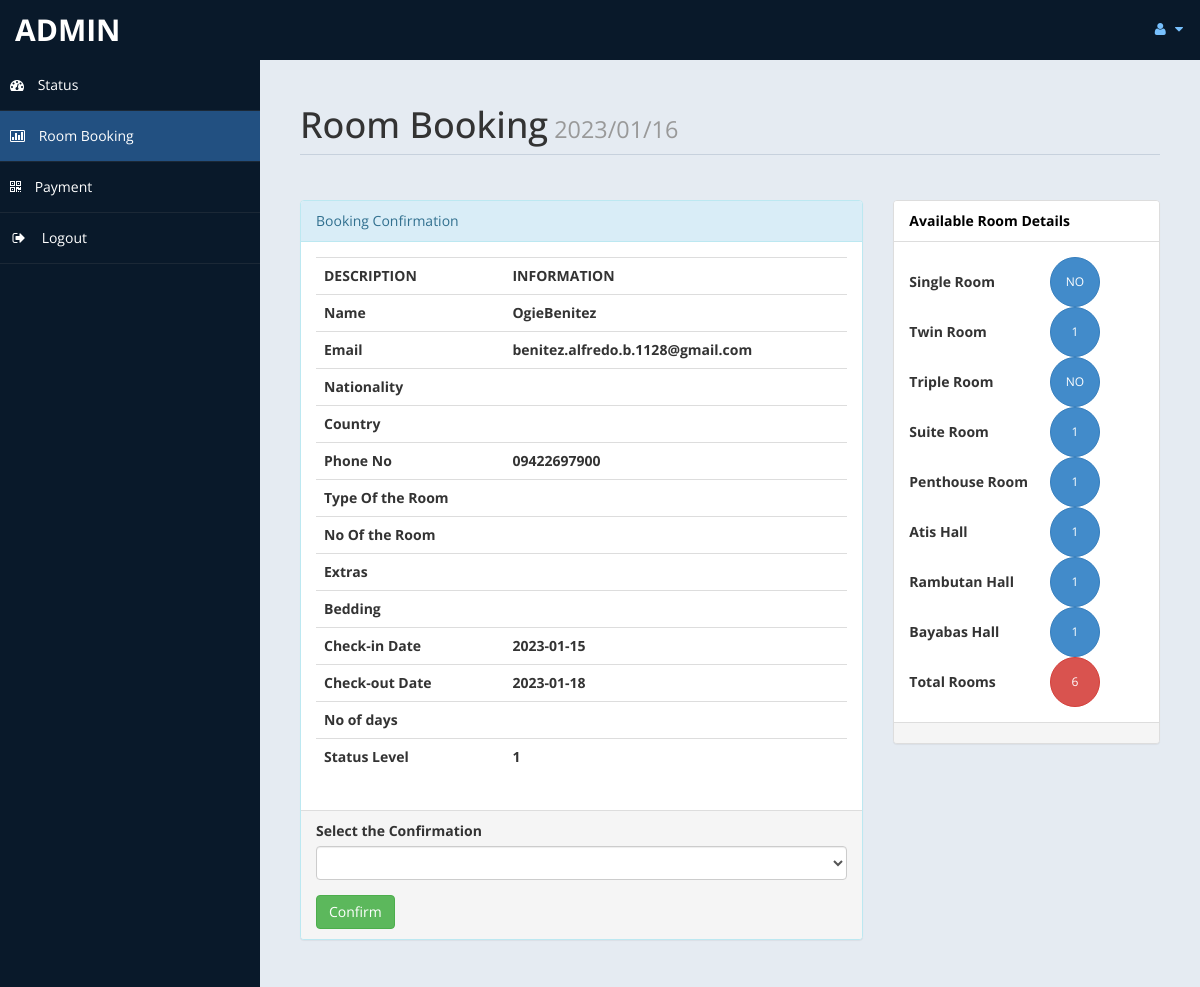
The app's page /admin_/roombook.php?rid=4 (signed in) with its own data.
### tables this page shows
CREATE TABLE `roombook` (
  `id` int(10) UNSIGNED NOT NULL,
  `room_id` int(11) NOT NULL,
  `FName` text DEFAULT NULL,
  `LName` text DEFAULT NULL,
  `Email` varchar(50) DEFAULT NULL,
  `Phone` text DEFAULT NULL,
  `Special_Request` varchar(500) DEFAULT NULL,
  `cin` date DEFAULT NULL,
  `cout` date DEFAULT NULL,
  `stat` int(1) DEFAULT NULL
);

### admin_/roombook.php (the view, shortened to what this page needs)
<?php
		if(!isset($_GET["rid"]))
		{
			 header("location:index.php");
		}
		else {
				$curdate=date("Y/m/d");
				include ('db.php');
				$id = $_GET['rid'];
				$sql ="Select * from roombook where id = '$id'";
				$re = mysqli_query($con,$sql);
				while($row=mysqli_fetch_array($re))
				{
					$title = $row['Title'];
					$fname = $row['FName'];
					$lname = $row['LName'];
					$email = $row['Email'];
					$nat = $row['National'];
					$country = $row['Country'];
					$Phone = $row['Phone'];
					$troom = $row['TRoom'];
					$nroom = $row['NRoom'];
					$bed = $row['Bed'];
					$meal = $row['Meal'];
					$cin = $row['cin'];
					$cout = $row['cout'];
					$sta = $row['stat'];
					$days = $row['nodays'];
				}
	}
			?>
<!DOCTYPE html>
<html xmlns="http://www.w3.org/1999/xhtml">
<head>
    <link href="assets/css/bootstrap.css" rel="stylesheet" />
    <link href="assets/css/font-awesome.css" rel="stylesheet" />
    <link href="assets/js/morris/morris-0.4.3.min.css" rel="stylesheet" />
    <link href="assets/css/custom-styles.css" rel="stylesheet" />
</head>
<body>
    <div id="wrapper">
        <nav class="navbar navbar-default top-navbar" role="navigation">
            <div class="navbar-header">
                <a class="navbar-brand" href="home.php"> <?php echo $_SESSION["user"]; ?> </a>
            </div>
            <ul class="nav navbar-top-links navbar-right">
                <li class="dropdown">
                    <a class="dropdown-toggle" data-toggle="dropdown" href="#" aria-expanded="false">
                        <i class="fa fa-user fa-fw"></i> <i class="fa fa-caret-down"></i>
                    </a>
                </li>
            </ul>
        </nav>
        <nav class="navbar-default navbar-side" role="navigation">
            <div class="sidebar-collapse">
                <ul class="nav" id="main-menu">
                    <li>
                        <a  href="home.php"><i class="fa fa-dashboard"></i> Status</a>
                    </li>
					<li>
                        <a class="active-menu" href="roombook.php"><i class="fa fa-bar-chart-o"></i> Room Booking</a>
                    </li>
                    <li>
                        <a href="payment.php"><i class="fa fa-qrcode"></i> Payment</a>
                    </li>
                    <li>
                        <a href="logout.php"><i class="fa fa-sign-out fa-fw"></i> Logout</a>
                    </li>
					</ul>
            </div>
        </nav>
        <div id="page-wrapper">
            <div id="page-inner">
                <div class="row">
                    <div class="col-md-12">
                        <h1 class="page-header">
                            Room Booking<small>	<?php echo  $curdate; ?> </small>
                        </h1>
                    </div>
					<div class="col-md-8 col-sm-8">
                    <div class="panel panel-info">
                        <div class="panel-heading">
                           Booking Confirmation
                        </div>
                        <div class="panel-body">
							<div class="table-responsive">
                                <table class="table">
                                    <tr>
                                            <th>DESCRIPTION</th>
                                            <th>INFORMATION</th>
                                        </tr>
                                        <tr>
                                            <th>Name</th>
                                            <th><?php echo $title.$fname.$lname; ?> </th>
                                        </tr>
										<tr>
                                            <th>Email</th>
                                            <th><?php echo $email; ?> </th>
                                        </tr>
										<tr>
                                            <th>Nationality </th>
                                            <th><?php echo $nat; ?></th>
                                        </tr>
										<tr>
                                            <th>Country </th>
                                            <th><?php echo $country;  ?></th>
                                        </tr>
										<tr>
                                            <th>Phone No </th>
                                            <th><?php echo $Phone; ?></th>
                                        </tr>
										<tr>
                                            <th>Type Of the Room </th>
                                            <th><?php echo $troom; ?></th>
                                        </tr>
										<tr>
                                            <th>No Of the Room </th>
                                            <th><?php echo $nroom; ?></th>
                                        </tr>
										<tr>
                                            <th>Extras </th>
                                            <th><?php echo $meal; ?></th>
                                        </tr>
										<tr>
                                            <th>Bedding </th>
                                            <th><?php echo $bed; ?></th>
                                        </tr>
										<tr>
                                            <th>Check-in Date </th>
                                            <th><?php echo $cin; ?></th>
                                        </tr>
										<tr>
                                            <th>Check-out Date</th>
                                            <th><?php echo $cout; ?></th>
                                        </tr>
										<tr>
                                            <th>No of days</th>
                                            <th><?php echo $days; ?></th>
                                        </tr>
										<tr>
                                            <th>Status Level</th>
                                            <th><?php echo $sta; ?></th>
                                        </tr>
                                </table>
                            </div>
                        </div>
                        <div class="panel-footer">
                            <form method="post">
										<div class="form-group">
														<label>Select the Confirmation</label>
														<select name="conf"class="form-control">
															<option value selected>	</option>
															<option value="Confirm">Confirm</option>
														</select>
										 </div>
							<input type="submit" name="co" value="Confirm" class="btn btn-success">
							</form>
                        </div>
                    </div>
					</div>
					<?php
						$rsql ="select * from room";
						$rre= mysqli_query($con,$rsql);
						$r =0 ;
						$sr = 0;
						$twr = 0;
						$trr = 0;
						$sur = 0;
						$pr = 0;
						$ah = 0;
						$rh = 0;
						$bh = 0;
						while($rrow=mysqli_fetch_array($rre))
						{
							$r = $r + 1;
							$s = $rrow['type'];
							if($s=="Single Room" )
							{
								$sr = $sr+ 1;
							}
							if($s=="Twin Room")
							{
								$twr = $twr + 1;
							}
							if($s=="Triple Room" )
							{
								$trr = $trr + 1;
							}
							if($s=="Suite Room" )
							{
								$sur = $sur + 1;
							}
							if($s=="Penthouse Room" )
							{
								$pr = $pr + 1;
							}
							if($s=="Atis Hall" )
							{
								$ah = $ah + 1;
							}
							if($s=="Rambutan Hall" )
							{
								$rh = $rh + 1;
							}
							if($s=="Bayabas Hall" )
							{
								$bh = $bh + 1;
							}
						}
						?>
						<?php
						$csql ="select * from payment";
						$cre= mysqli_query($con,$csql);
						$cr =0 ;
						$csr = 0;
						$ctwr = 0;
						$ctrr = 0;
						$csur = 0;
						$cpr = 0;
						$cah = 0;
						$crh = 0;
						$cbh = 0;
						while($crow=mysqli_fetch_array($cre))
						{
							$cr = $cr + 1;
							$cs = $crow['troom'];
							if($cs=="Single Room" )
							{
								$csr = $csr+ 1;
							}
							if($cs=="Triple Room" )
							{
								$ctrr = $ctrr + 1;
							}
						}
					?>
					<div class="col-md-4 col-sm-4">
                    <div class="panel panel-default">
                        <div class="panel-heading">
                           Available Room Details
                        </div>
                        <div class="panel-body">
						<table width="200px">
							<tr>
								<td><b>Single Room	 </b></td>
								<td><button type="button" class="btn btn-primary btn-circle"><?php
									$f1 =$sr - $csr;
									if($f1 <=0 )
									{	$f1 = "NO";
										echo $f1;
									}
									else{
											echo $f1;
									}
								?> </button></td>
							</tr>
							<tr>
								<td><b>Twin Room</b>	 </td>
								<td><button type="button" class="btn btn-primary btn-circle"><?php
								$f2 =  $twr  - $ctwr ;
								if($f2 <=0 )
									{	$f2 = "NO";
										echo $f2;
									}
									else{
											echo $f2;
									}
								?> </button></td>
							</tr>
							<tr>
								<td><b>Triple Room</b></td>
								<td><button type="button" class="btn btn-primary btn-circle"><?php
								$f3 =$trr  - $ctrr ;
								if($f3 <=0 )
									{	$f3 = "NO";
										echo $f3;
									}
									else{
											echo $f3;
									}
								?> </button></td>
							</tr>
							<tr>
								<td><b>Suite Room</b>	 </td>
								<td><button type="button" class="btn btn-primary btn-circle"><?php
								$f4 =$sur - $csur;
								if($f4 <=0 )
									{	$f4 = "NO";
										echo $f4;
									}
									else{
											echo $f4;
									}
								?> </button></td>
							</tr>
							<tr>
								<td><b>Penthouse Room</b>	 </td>
								<td><button type="button" class="btn btn-primary btn-circle"><?php
								$f5 =$pr  - $cpr ;
								if($f5 <=0 )
									{	$f5 = "NO";
										echo $f5;
									}
									else{
											echo $f5;
									}
								?> </button></td>
							</tr>
							<tr>
								<td><b>Atis Hall</b>	 </td>
								<td><button type="button" class="btn btn-primary btn-circle"><?php
								$f6 =$ah  - $cah ;
								if($f6 <=0 )
									{	$f6 = "NO";
										echo $f6;
									}
									else{
											echo $f6;
									}
								?> </button></td>
							</tr>
							<tr>
								<td><b>Rambutan Hall</b>	 </td>
								<td><button type="button" class="btn btn-primary btn-circle"><?php
								$f7 =$rh - $crh  ;
								if($f7 <=0 )
									{	$f7 = "NO";
										echo $f7;
									}
									else{
											echo $f7;
									}
								?> </button></td>
							</tr>
							<tr>
								<td><b>Bayabas Hall</b>	 </td>
								<td><button type="button" class="btn btn-primary btn-circle"><?php
								$f8 =$bh - $cbh  ;
								if($f8 <=0 )
									{	$f8 = "NO";
										echo $f8;
									}
									else{
											echo $f8;
									}
								?> </button></td>
							</tr>
							<tr>
								<td><b>Total Rooms	</b> </td>
								<td> <button type="button" class="btn btn-danger btn-circle"><?php
								$f9 =$r-$cr;
								if($f9 <=0 )
									{	$f9 = "NO";
										echo $f9;
									}
									else{
											echo $f9;
									}
								 ?> </button></td>
							</tr>
						</table>
						</div>
                        <div class="panel-footer">
                        </div>
                    </div>
					</div>
                </div>
                </div>
         </div>
        </div>
</body>
</html>

### admin_/assets/css/custom-styles.css (style rules this page uses)
body { font-family: 'Open Sans', sans-serif; }
#wrapper { width: 100%; background:#09192A; }
#page-wrapper { padding: 15px 15px; min-height: 600px; background:#E5EBF2; }
#page-inner { width:100%; margin:10px 20px 10px 0px; background-color:transparent; padding:10px; min-height:1200px; }
h1, .h1, h2, .h2, h3, .h3 { margin-top: 7px; margin-bottom: -5px; }
.page-header { padding-bottom: 9px; margin: 10px 0 45px; border-bottom: 1px solid #C7D1DD; }
.panel-default > .panel-heading { color: #000; background-color: #FFFFFF; border-color: #ddd; font-weight:bold; }
.top-navbar { margin:0px; }
.top-navbar .navbar-brand { color: #fff; width: 260px; text-align: left; height: 60px; font-size: 30px; font-weight: 700; text-transform: uppercase; line-height: 30px; }
.top-navbar .nav > li { position: relative; display: inline-block; }
.top-navbar .nav > li > a { position: relative; display: block; padding: 19px 15px; color: #77C0FD; }
.active-menu { background-color:#225081!important; }
.sidebar-collapse , .sidebar-collapse .nav { background:none; }
.sidebar-collapse .nav { padding:0; }
.sidebar-collapse .nav > li > a { color:#fff; background:transparent; text-shadow:none; }
.sidebar-collapse > .nav > li > a { padding:15px 10px; }
.sidebar-collapse > .nav > li { border-bottom: 1px solid rgba(107, 108, 109, 0.19); }
.navbar-side { border:none; background-color: transparent; }
.top-navbar { background:#09192A; border-bottom:none; }
.top-navbar .nav > li > a > i { margin-right: 2px; }
.navbar-default { border:0px solid black; }
.navbar-header { background: #09192A; }
.nav > li > a > i { margin-right:10px; }
.btn-circle { width: 50px; height: 50px; padding: 6px 0; -webkit-border-radius: 25px; -moz-border-radius: 25px; border-radius: 25px; text-align: center; font-size: 12px; line-height: 1.428571429; }
@media (min-width:768px) { #page-wrapper { margin: 0 0 0 260px; padding: 15px 30px; min-height: 1200px; } }
@media (min-width:768px) { .navbar-side { z-index: 1; position: absolute; width: 260px; } }
@media (min-width:768px) { .navbar { border-radius: 0px; } }

### records on screen
roombook: FName "Ogie", LName "Benitez", Email "benitez.alfredo.b.1128@gmail.com", Phone "09422697900", cin "2023-01-15", cout "2023-01-18", stat "1"

### other values on screen
$_SESSION["user"] "ADMIN"
$f1 "NO"
$f2 "1"
$f3 "NO"
$f4 "1"
$f5 "1"
$f6 "1"
$f7 "1"
$f8 "1"
$f9 "6"
